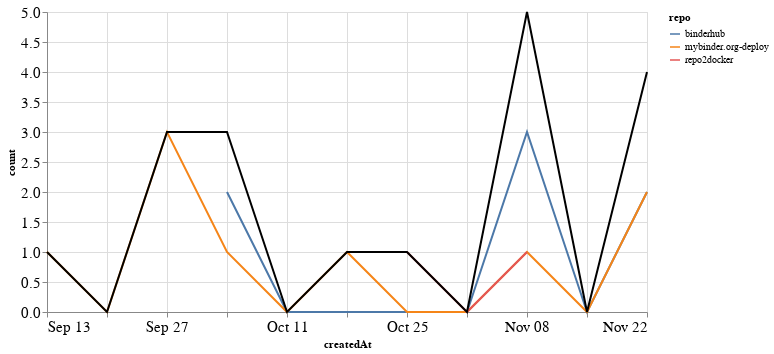

Notebook cell for this chart:
### Markdown cell above
## PRs

### Code cell
prs_time = prs.groupby('repo').resample('W', on='createdAt').count()['author'].reset_index()
prs_time = prs_time.rename(columns={'author': 'count'})
prs_time_total = prs_time.groupby('createdAt').agg({"count": "sum"}).reset_index()

ch1 = alt.Chart(prs_time, width=600).mark_line().encode(
    x='createdAt',
    y='count',
    color='repo',
    tooltip="repo"
)

ch2 = alt.Chart(prs_time_total, width=600).mark_line(color="black").encode(
    x='createdAt',
    y='count',
)

ch1 + ch2

### Figure 1 — Vega-Lite specification as saved in the notebook (floating-point values rounded to 4 significant figures)
{"config": {"axisLeft": {"labelFontSize": 15}, "axisBottom": {"labelFontSize": 15}}, "layer": [{"data": {"name": "data-1f92f95de01cd99b21d80126390ba4da"}, "mark": "line", "encoding": {"color": {"type": "nominal", "field": "repo"}, "tooltip": {"type": "nominal", "field": "repo"}, "x": {"type": "temporal", "field": "createdAt"}, "y": {"type": "quantitative", "field": "count"}}, "width": 600}, {"data": {"name": "data-0b3e05255ea22776a990439e32800676"}, "mark": {"type": "line", "color": "black"}, "encoding": {"x": {"type": "temporal", "field": "createdAt"}, "y": {"type": "quantitative", "field": "count"}}, "width": 600}], "$schema": "https://vega.github.io/schema/vega-lite/v4.8.1.json", "datasets": {"data-1f92f95de01cd99b21d80126390ba4da": [{"repo": "binderhub", "createdAt": "2020-10-04T00:00:00", "count": 2}, {"repo": "binderhub", "createdAt": "2020-10-11T00:00:00", "count": 0}, {"repo": "binderhub", "createdAt": "2020-10-18T00:00:00", "count": 0}, {"repo": "binderhub", "createdAt": "2020-10-25T00:00:00", "count": 0}, {"repo": "binderhub", "createdAt": "2020-11-01T00:00:00", "count": 0}, {"repo": "binderhub", "createdAt": "2020-11-08T00:00:00", "count": 3}, {"repo": "binderhub", "createdAt": "2020-11-15T00:00:00", "count": 0}, {"repo": "binderhub", "createdAt": "2020-11-22T00:00:00", "count": 2}, {"repo": "mybinder.org-deploy", "createdAt": "2020-09-13T00:00:00", "count": 1}, {"repo": "mybinder.org-deploy", "createdAt": "2020-09-20T00:00:00", "count": 0}, {"repo": "mybinder.org-deploy", "createdAt": "2020-09-27T00:00:00", "count": 3}, {"repo": "mybinder.org-deploy", "createdAt": "2020-10-04T00:00:00", "count": 1}, {"repo": "mybinder.org-deploy", "createdAt": "2020-10-11T00:00:00", "count": 0}, {"repo": "mybinder.org-deploy", "createdAt": "2020-10-18T00:00:00", "count": 1}, {"repo": "mybinder.org-deploy", "createdAt": "2020-10-25T00:00:00", "count": 0}, {"repo": "mybinder.org-deploy", "createdAt": "2020-11-01T00:00:00", "count": 0}, {"repo": "mybinder.org-deploy", "createdAt": "2020-11-08T00:00:00", "count": 1}, {"repo": "mybinder.org-deploy", "createdAt": "2020-11-15T00:00:00", "count": 0}, {"repo": "mybinder.org-deploy", "createdAt": "2020-11-22T00:00:00", "count": 2}, {"repo": "repo2docker", "createdAt": "2020-10-25T00:00:00", "count": 1}, {"repo": "repo2docker", "createdAt": "2020-11-01T00:00:00", "count": 0}, {"repo": "repo2docker", "createdAt": "2020-11-08T00:00:00", "count": 1}], "data-0b3e05255ea22776a990439e32800676": [{"createdAt": "2020-09-13T00:00:00", "count": 1}, {"createdAt": "2020-09-20T00:00:00", "count": 0}, {"createdAt": "2020-09-27T00:00:00", "count": 3}, {"createdAt": "2020-10-04T00:00:00", "count": 3}, {"createdAt": "2020-10-11T00:00:00", "count": 0}, {"createdAt": "2020-10-18T00:00:00", "count": 1}, {"createdAt": "2020-10-25T00:00:00", "count": 1}, {"createdAt": "2020-11-01T00:00:00", "count": 0}, {"createdAt": "2020-11-08T00:00:00", "count": 5}, {"createdAt": "2020-11-15T00:00:00", "count": 0}, {"createdAt": "2020-11-22T00:00:00", "count": 4}]}}
